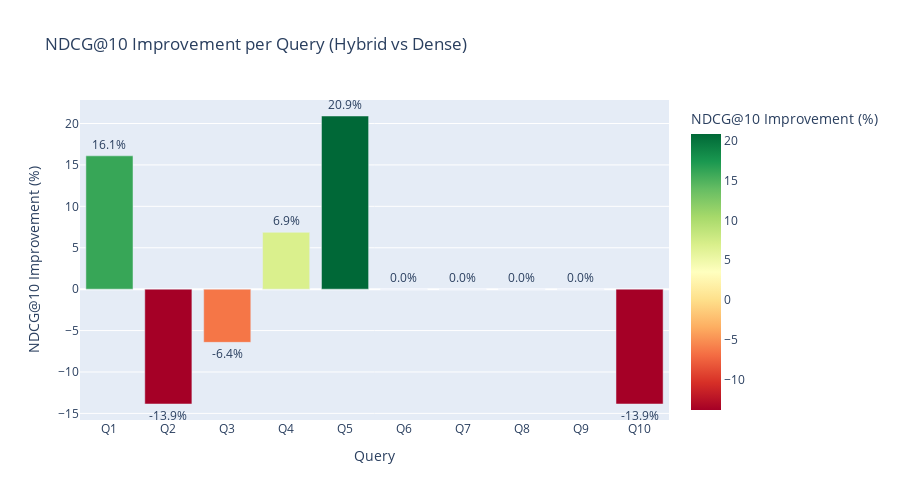

The notebook cell this image was saved under:
### Markdown cell above
## 8. NDCG Improvement Visualization

### Code cell
fig = px.bar(
    df_per_query,
    x="Query",
    y="Improvement %",
    title="NDCG@10 Improvement per Query (Hybrid vs Dense)",
    labels={"Improvement %": "NDCG@10 Improvement (%)"},
    text="Improvement %",
    color="Improvement %",
    color_continuous_scale="RdYlGn"
)
fig.update_traces(texttemplate='%{text:.1f}%', textposition='outside')
fig.update_layout(height=500)
fig.show()

### Figure 1 — Plotly figure (JSON) as saved in the notebook; plotly's stock layout.template omitted (floating-point values rounded to 4 significant figures)
{"data": [{"hovertemplate": "Query=%{x}<br>NDCG@10 Improvement (%)=%{marker.color}<extra></extra>", "legendgroup": "", "marker": {"color": [16.1, -13.86, -6.422, 6.862, 20.91, 0.0, 0.0, 0.0, 0.0, -13.86], "coloraxis": "coloraxis", "pattern": {"shape": ""}}, "name": "", "orientation": "v", "showlegend": false, "text": [16.1, -13.86, -6.422, 6.862, 20.91, 0.0, 0.0, 0.0, 0.0, -13.86], "textposition": "outside", "texttemplate": "%{text:.1f}%", "type": "bar", "x": ["Q1", "Q2", "Q3", "Q4", "Q5", "Q6", "Q7", "Q8", "Q9", "Q10"], "xaxis": "x", "y": [16.1, -13.86, -6.422, 6.862, 20.91, 0.0, 0.0, 0.0, 0.0, -13.86], "yaxis": "y"}], "layout": {"barmode": "relative", "coloraxis": {"colorbar": {"title": {"text": "NDCG@10 Improvement (%)"}}, "colorscale": [[0.0, "rgb(165,0,38)"], [0.1, "rgb(215,48,39)"], [0.2, "rgb(244,109,67)"], [0.3, "rgb(253,174,97)"], [0.4, "rgb(254,224,139)"], [0.5, "rgb(255,255,191)"], [0.6, "rgb(217,239,139)"], [0.7, "rgb(166,217,106)"], [0.8, "rgb(102,189,99)"], [0.9, "rgb(26,152,80)"], [1.0, "rgb(0,104,55)"]]}, "height": 500, "legend": {"tracegroupgap": 0}, "title": {"text": "NDCG@10 Improvement per Query (Hybrid vs Dense)"}, "xaxis": {"anchor": "y", "domain": [0.0, 1.0], "title": {"text": "Query"}}, "yaxis": {"anchor": "x", "domain": [0.0, 1.0], "title": {"text": "NDCG@10 Improvement (%)"}}}}
